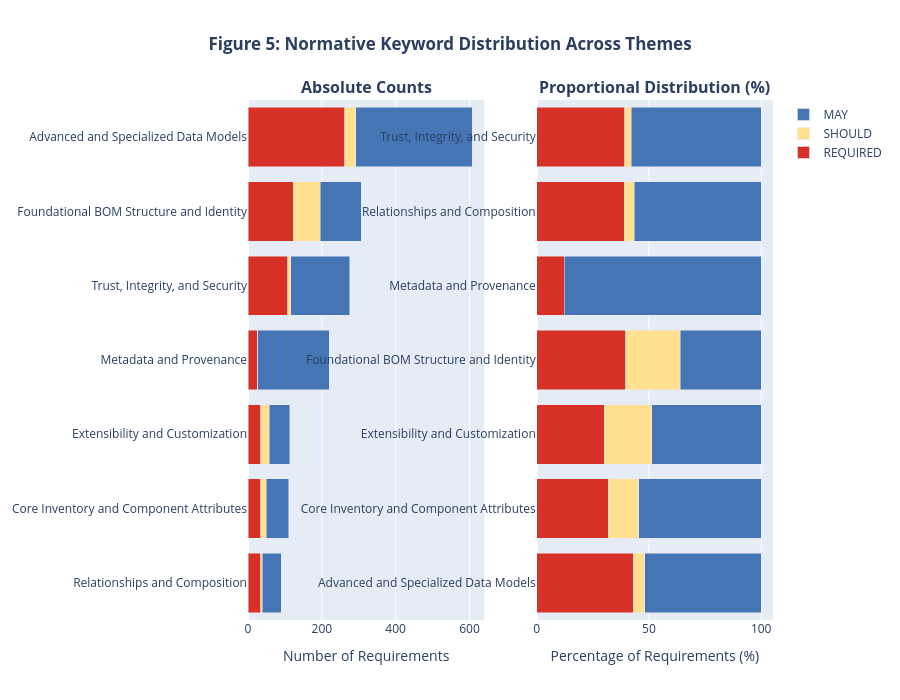

Write notebook code for a chart like this one.
### Markdown cell above
## 6. Normative Force Analysis

This section provides a deep dive into the prescriptive force of the specification by analyzing the distribution and density of `REQUIRED`, `SHOULD`, and `MAY` keywords.

### Code cell
# ## 6. Normative Force Analysis
#
# This section provides a deep dive into the prescriptive force of the specification by analyzing the distribution and density of `REQUIRED`, `SHOULD`, and `MAY` keywords.

# In[6]:


if not df.empty:
    keyword_order = ['REQUIRED', 'SHOULD', 'MAY']
    
    # --- 6.1. Bar Chart for Overall Keyword Distribution ---
    # This provides a clear, direct comparison of the frequency of each keyword category.
    keyword_counts = df['Standard_Keyword'].value_counts().reindex(keyword_order).fillna(0)
    
    plt.figure(figsize=(10, 7))
    ax = sns.barplot(x=keyword_counts.index, 
                     y=keyword_counts.values, 
                     palette='coolwarm',
                     order=keyword_order)
    
    # Add labels and title for clarity and publication readiness
    plt.xlabel('Normative Keyword', weight='bold')
    plt.ylabel('Total Count of Requirements', weight='bold')
    plt.title('Overall Frequency of Normative Keywords in CycloneDX 1.6', 
              pad=20, 
              weight='bold', 
              fontsize=18)
    
    # Add data labels on top of each bar for precise numbers
    ax.bar_label(ax.containers[0], fmt='%d', fontsize=12, weight='bold', color='black')
    
    # Add a total count annotation for context
    total_reqs = len(df)
    plt.text(0.98, 0.95, f'Total Requirements: {total_reqs}', 
             transform=ax.transAxes, 
             horizontalalignment='right',
             fontsize=12, 
             bbox=dict(boxstyle='round,pad=0.5', fc='wheat', alpha=0.5))
             
    plt.tight_layout()
    plt.show()

    # --- 6.2. Detailed Keyword Distribution Across Themes (Absolute and Proportional) ---
    # This visualization remains unchanged as it is already a robust analysis.
    distribution = pd.crosstab(df['Theme'], df['Standard_Keyword'])
    distribution = distribution.reindex(columns=keyword_order, fill_value=0)
    distribution_percentage = distribution.div(distribution.sum(axis=1), axis=0) * 100

    fig = make_subplots(rows=1, cols=2, subplot_titles=('<b>Absolute Counts</b>', '<b>Proportional Distribution (%)</b>'))

    colors = {'REQUIRED': 'rgb(215, 48, 39)', 'SHOULD': 'rgb(254, 224, 144)', 'MAY': 'rgb(69, 117, 180)'}

    for keyword in keyword_order:
        fig.add_trace(go.Bar(
            y=distribution.index,
            x=distribution[keyword],
            name=keyword,
            orientation='h',
            marker_color=colors[keyword]
        ), row=1, col=1)
        
        fig.add_trace(go.Bar(
            y=distribution_percentage.index,
            x=distribution_percentage[keyword],
            name=keyword,
            orientation='h',
            marker_color=colors[keyword],
            showlegend=False  # Avoid duplicate legend entries
        ), row=1, col=2)

    fig.update_layout(
        barmode='stack',
        title_text='<b>Figure 5: Normative Keyword Distribution Across Themes</b>',
        title_x=0.5,
        height=700,
        yaxis={'categoryorder': 'total ascending'},
        yaxis2={'categoryorder': 'total ascending'}
    )
    fig.update_xaxes(title_text="Number of Requirements", row=1, col=1)
    fig.update_xaxes(title_text="Percentage of Requirements (%)", row=1, col=2)
    fig.show()

### Figure 1 — Plotly figure (JSON) as saved in the notebook; plotly's stock layout.template omitted (floating-point values rounded to 4 significant figures)
{"data": [{"marker": {"color": "rgb(215, 48, 39)"}, "name": "REQUIRED", "orientation": "h", "type": "bar", "x": [262, 35, 34, 122, 27, 35, 108], "xaxis": "x", "y": ["Advanced and Specialized Data Models", "Core Inventory and Component Attributes", "Extensibility and Customization", "Foundational BOM Structure and Identity", "Metadata and Provenance", "Relationships and Composition", "Trust, Integrity, and Security"], "yaxis": "y"}, {"marker": {"color": "rgb(215, 48, 39)"}, "name": "REQUIRED", "orientation": "h", "showlegend": false, "type": "bar", "x": [43.09, 31.82, 30.09, 39.74, 12.27, 38.89, 39.13], "xaxis": "x2", "y": ["Advanced and Specialized Data Models", "Core Inventory and Component Attributes", "Extensibility and Customization", "Foundational BOM Structure and Identity", "Metadata and Provenance", "Relationships and Composition", "Trust, Integrity, and Security"], "yaxis": "y2"}, {"marker": {"color": "rgb(254, 224, 144)"}, "name": "SHOULD", "orientation": "h", "type": "bar", "x": [30, 15, 24, 74, 0, 4, 8], "xaxis": "x", "y": ["Advanced and Specialized Data Models", "Core Inventory and Component Attributes", "Extensibility and Customization", "Foundational BOM Structure and Identity", "Metadata and Provenance", "Relationships and Composition", "Trust, Integrity, and Security"], "yaxis": "y"}, {"marker": {"color": "rgb(254, 224, 144)"}, "name": "SHOULD", "orientation": "h", "showlegend": false, "type": "bar", "x": [4.934, 13.64, 21.24, 24.1, 0.0, 4.444, 2.899], "xaxis": "x2", "y": ["Advanced and Specialized Data Models", "Core Inventory and Component Attributes", "Extensibility and Customization", "Foundational BOM Structure and Identity", "Metadata and Provenance", "Relationships and Composition", "Trust, Integrity, and Security"], "yaxis": "y2"}, {"marker": {"color": "rgb(69, 117, 180)"}, "name": "MAY", "orientation": "h", "type": "bar", "x": [316, 60, 55, 111, 193, 51, 160], "xaxis": "x", "y": ["Advanced and Specialized Data Models", "Core Inventory and Component Attributes", "Extensibility and Customization", "Foundational BOM Structure and Identity", "Metadata and Provenance", "Relationships and Composition", "Trust, Integrity, and Security"], "yaxis": "y"}, {"marker": {"color": "rgb(69, 117, 180)"}, "name": "MAY", "orientation": "h", "showlegend": false, "type": "bar", "x": [51.97, 54.55, 48.67, 36.16, 87.73, 56.67, 57.97], "xaxis": "x2", "y": ["Advanced and Specialized Data Models", "Core Inventory and Component Attributes", "Extensibility and Customization", "Foundational BOM Structure and Identity", "Metadata and Provenance", "Relationships and Composition", "Trust, Integrity, and Security"], "yaxis": "y2"}], "layout": {"annotations": [{"font": {"size": 16}, "showarrow": false, "text": "<b>Absolute Counts</b>", "x": 0.225, "xanchor": "center", "xref": "paper", "y": 1, "yanchor": "bottom", "yref": "paper"}, {"font": {"size": 16}, "showarrow": false, "text": "<b>Proportional Distribution (%)</b>", "x": 0.775, "xanchor": "center", "xref": "paper", "y": 1, "yanchor": "bottom", "yref": "paper"}], "barmode": "stack", "height": 700, "title": {"text": "<b>Figure 5: Normative Keyword Distribution Across Themes</b>", "x": 0.5}, "xaxis": {"anchor": "y", "domain": [0, 0.45], "title": {"text": "Number of Requirements"}}, "xaxis2": {"anchor": "y2", "domain": [0.55, 1], "title": {"text": "Percentage of Requirements (%)"}}, "yaxis": {"anchor": "x", "categoryorder": "total ascending", "domain": [0, 1]}, "yaxis2": {"anchor": "x2", "categoryorder": "total ascending", "domain": [0, 1]}}}
